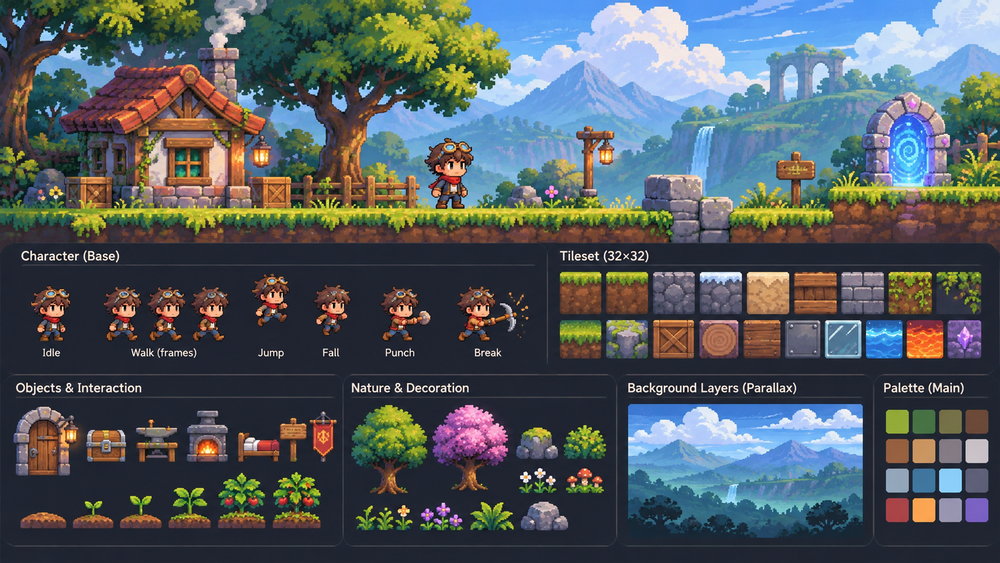
#> input picture docs/art/style-board.png, 1000 x 563 px, shrunk from 1672 x 941 before the run; its folder holds only this picture in this run
$ python rig_split.py style-board.png terrain-layout-guide.png
#> lines starting #> are read from the running program, lines starting #| are printed output that depends on the picture
"""Split the 48x48 side-view base body (PixelLab state d2e7354b-4000-4996-b948-260da736fbf9, east) into
Growtopia-style rig parts. Every part is a full 48x48 layer, so parts line up by default and the engine only
rotates each one around its pivot.

usage: uv run --with pillow python docs/art/rig_split.py BASE_EAST.png assets/player_rig
writes <out>/<part>.png and <out>/rig.json (pivots, draw order, skin ramps)

Skin is snapped to a 5-colour ramp (SKIN_RAMPS["light"]). Recolour at load time by swapping those 5 colours
for another ramp: shading stays, outlines and clothes are untouched.
Part boxes below are tuned by hand for THIS sprite; a new base needs new boxes.
"""

import colorsys
import json
import sys
from pathlib import Path

from PIL import Image

SIZE = 48
STRAY = 8  # PixelLab leaves a stray pixel cluster in the top-left 8x8 corner of its rotations; ignore it
OUTLINE = (34, 24, 26, 255)

# 5 skin levels, highlight -> deep shadow. "light" is the base sprite's own colours.
SKIN_RAMPS = {
    "light": ["#f8dcb3", "#f5c596", "#e1936f", "#c37a60", "#8e5143"],
    "tan": ["#f0c08e", "#d99a68", "#b8704c", "#965740", "#6a3a2c"],
    "brown": ["#c98e62", "#a96d47", "#8a5236", "#6c3e2a", "#4a291d"],
    "dark": ["#9a6a4b", "#7c5038", "#5f3a28", "#47291e", "#2f1b14"],
    "pale": ["#fdeee0", "#f7dcc8", "#e8b9a0", "#cf9a84", "#9c6b5a"],
}

# part -> (pixel predicate on x, y), pivot. Draw order is back to front. Shorts stay on the torso so they never tear.
PARTS = {
    "head": (lambda x, y: y <= 20, (24, 20)),
    "torso": (lambda x, y: 21 <= y <= 40 and (y < 24 or y >= 38 or x >= 24), (27, 38)),
    "arm_front": (lambda x, y: 24 <= y <= 37 and 19 <= x <= 24, (21, 25)),
    "leg_front": (lambda x, y: y >= 41 and x <= 26, (24, 41)),
    "leg_back": (lambda x, y: y >= 41 and x >= 26, (28, 41)),
}
ORDER = ["arm_back", "leg_back", "leg_front", "torso", "head", "arm_front"]


def hexrgb(h):
    return tuple(int(h[i : i + 2], 16) for i in (1, 3, 5))


def is_skin(r, g, b):
    _, l, s = colorsys.rgb_to_hls(r / 255, g / 255, b / 255)
    return l >= 0.25 and s >= 0.15 and r > b


def snap_skin(im):
    ramp = [hexrgb(c) for c in SKIN_RAMPS["light"]]
    lum = lambda c: 0.299 * c[0] + 0.587 * c[1] + 0.114 * c[2]
    px = im.load()
    for y in range(SIZE):
        for x in range(SIZE):
            r, g, b, a = px[x, y]
            if a and is_skin(r, g, b):
                px[x, y] = min(ramp, key=lambda c: abs(lum(c) - lum((r, g, b)))) + (255,)


def far_arm(near):
    """Far arm = near arm shifted back 2px and one shade darker (it sits behind the torso).
    Skin moves one step down the ramp so skin-tone swapping still finds it."""
    ramp = [hexrgb(c) for c in SKIN_RAMPS["light"]]
    back = Image.new("RGBA", (SIZE, SIZE))
    back.paste(near, (2, 0))
    px = back.load()
    for y in range(SIZE):
        for x in range(SIZE):
            r, g, b, a = px[x, y]
            if not a:
                continue
            if (r, g, b) in ramp:
                px[x, y] = ramp[min(ramp.index((r, g, b)) + 1, len(ramp) - 1)] + (a,)
            else:
                px[x, y] = (int(r * 0.78), int(g * 0.78), int(b * 0.82), a)
    return back


def main():
    src, out = Image.open(sys.argv[1]).convert("RGBA"), Path(sys.argv[2])
#> src is the input picture: PIL image 1000x563 RGBA; mean R, G, B, A 83.6, 91.8, 96.4, 255
    out.mkdir(parents=True, exist_ok=True)
    for y in range(STRAY):
        for x in range(STRAY):
            src.putpixel((x, y), (0, 0, 0, 0))
    snap_skin(src)

    layers = {}
    for name, (inside, _) in PARTS.items():
        layer = Image.new("RGBA", (SIZE, SIZE))
        for y in range(SIZE):
            for x in range(SIZE):
                if inside(x, y) and src.getpixel((x, y))[3]:
                    layer.putpixel((x, y), src.getpixel((x, y)))
        layers[name] = layer
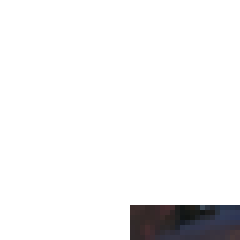
#> layer: PIL image 48x48 RGBA (shown 5 times larger); mean R, G, B, A 3.2, 3, 3.5, 17; transparent parts drawn white
#> after the loop, layers = 5 items

    # torso lost its left edge under the arm: give each row an outline pixel on its leftmost column
    t = layers["torso"]
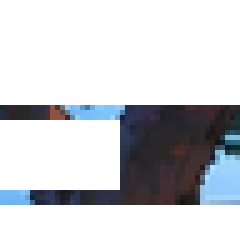
#> t: PIL image 48x48 RGBA (shown 5 times larger); mean R, G, B, A 17.8, 20.1, 24.2, 69.1; transparent parts drawn white
    for y in range(24, 38):
        xs = [x for x in range(SIZE) if t.getpixel((x, y))[3]]
        if xs:
            t.putpixel((xs[0], y), OUTLINE)

    layers["arm_back"] = far_arm(layers["arm_front"])
#> in far_arm, `ramp = [hexrgb(c) for c in SKIN_RAMPS["light"]]`: ramp = [(248, 220, 179), (245, 197, 150), (225, 147, 111), (195, 122, 96), (142, 81, 67)]
#> in far_arm, `back.paste(near, (2, 0))`:
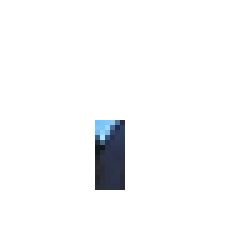
#> near: PIL image 48x48 RGBA (shown 5 times larger); mean R, G, B, A 2, 2.6, 3.4, 9.3; transparent parts drawn white
#> in far_arm, `back.paste(near, (2, 0))`:
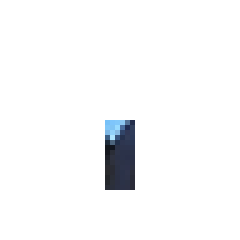
#> back: PIL image 48x48 RGBA (shown 5 times larger); mean R, G, B, A 2, 2.6, 3.4, 9.3; transparent parts drawn white

    # check: every opaque source pixel is drawn by some front-facing part (arm_back is extra)
    missing = [
        (x, y)
        for y in range(SIZE)
        for x in range(SIZE)
        if src.getpixel((x, y))[3] and not any(layers[n].getpixel((x, y))[3] for n in PARTS)
    ]
#> missing = 266 pairs, first value 0 to 18, second value 24 to 37
#> (the run stopped early here; a loop or call above may not have finished)
